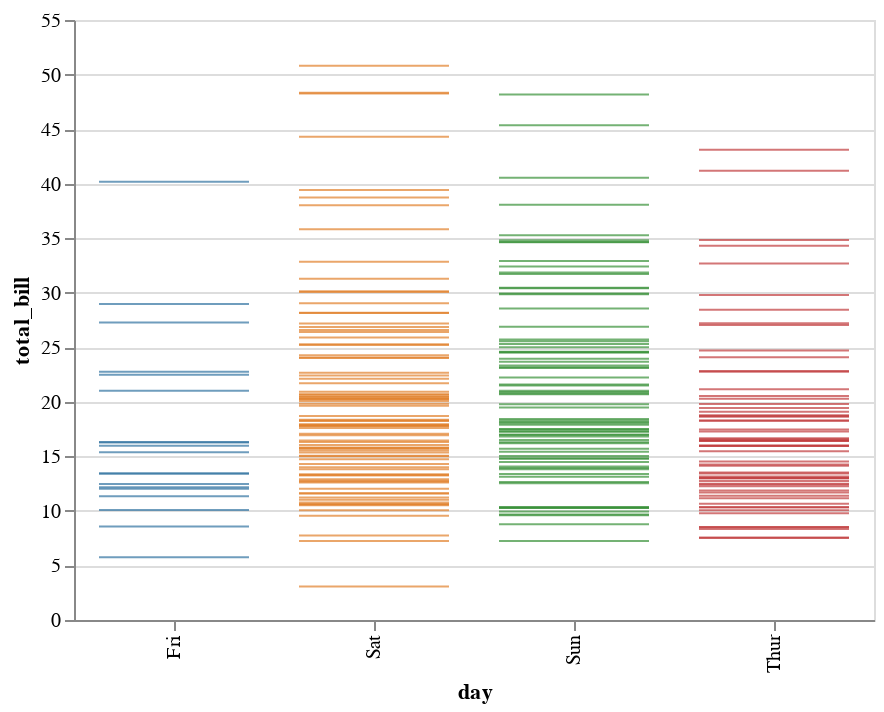

The notebook cell saved with this chart:
### Code cell
display(salt.stripplot(x="day", y="total_bill", data=tips))
ax = sns.stripplot(x="day", y="total_bill", data=tips)

### Figure 1 — Vega-Lite specification as saved in the notebook (floating-point values rounded to 4 significant figures; data arrays with more than 128 entries replaced by an {"elided": "..."} marker saying what was removed)
{"$schema": "https://vega.github.io/schema/vega-lite/v2.4.1.json", "config": {"range": {"category": ["rgba(49.62499999999999,115.62499999999996,161.37500000000003,1)", "rgba(224.87499999999997,128.875,44.12500000000004,1)", "rgba(58.49999999999999,145.50000000000003,58.49999999999999,1)", "rgba(192.125,60.87500000000001,61.62499999999999,1)", "rgba(147.49999999999994,113.74999999999999,178.25,1)", "rgba(131.875,91.37500000000001,83.12500000000001,1)", "rgba(213.50000000000003,132.49999999999997,188.74999999999994,1)", "rgba(127.0,127.0,127.0,1)", "rgba(168.87500000000003,169.625,53.37500000000001,1)", "rgba(45.99999999999998,171.25,184.00000000000003,1)"]}, "view": {"height": 300, "width": 400}}, "data": {"values": {"elided": "244 records"}}, "encoding": {"color": {"field": "day", "legend": null, "type": "nominal"}, "x": {"field": "day", "type": "nominal"}, "y": {"field": "total_bill", "type": "quantitative"}}, "mark": "tick"}
